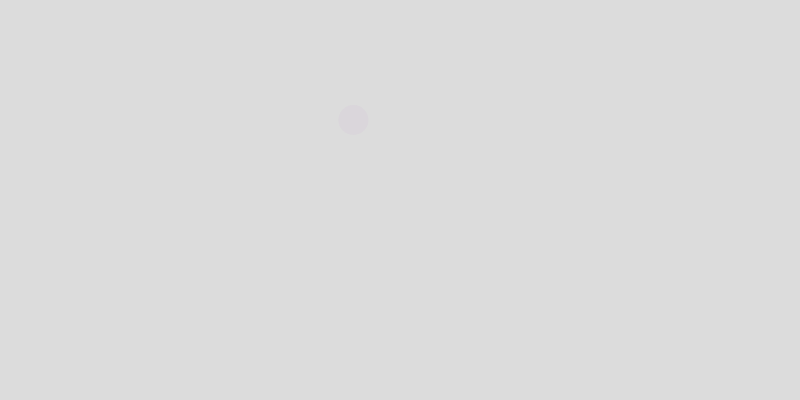
Frame 1 (no input)
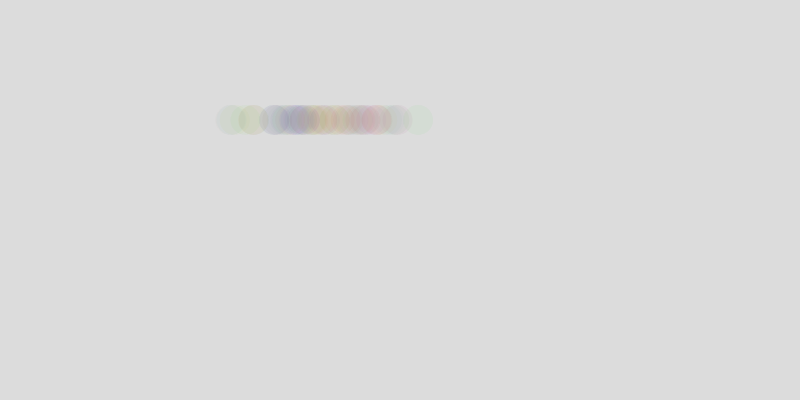
Frame 60 (no input)
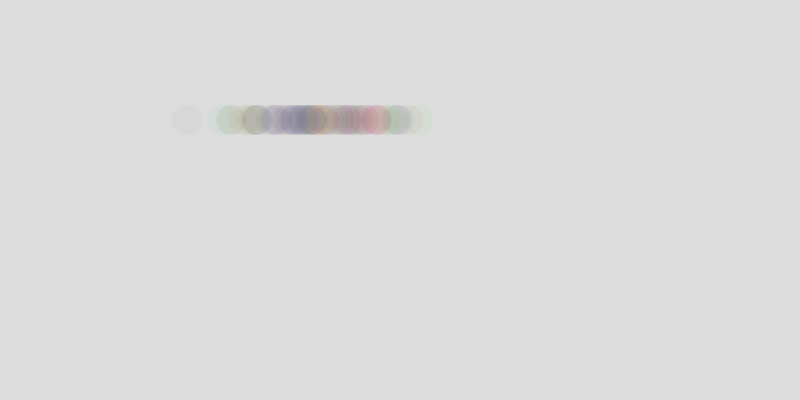
Frame 120 (the mouse pressed at the canvas centre since frame 60)

The p5.js sketch that drew these frames (run headless with seeded random() and noise() and a simulated clock; from frame 60 on, the mouse is pressed at the canvas centre):

// p5.js sketch
// ── sketch.js
/*Muestra la distribución gausiana (randomGaussian()) poniendo varios círculos
 en pantalla,  alterando la desviación estandar con un slider. */

let slider;

function setup() {
  createCanvas(800, 400);
  frameRate(30);
  background(220);
  slider = createSlider(0, 100);
  slider.position(10, 420);
  slider.size(200);
}

function draw() {
  let desvStandard = slider.value();
  let x = randomGaussian(320, desvStandard);
  noStroke();
  fill(random(255), random(255), random(255), 10);
  circle(x, 120, 30);
}
